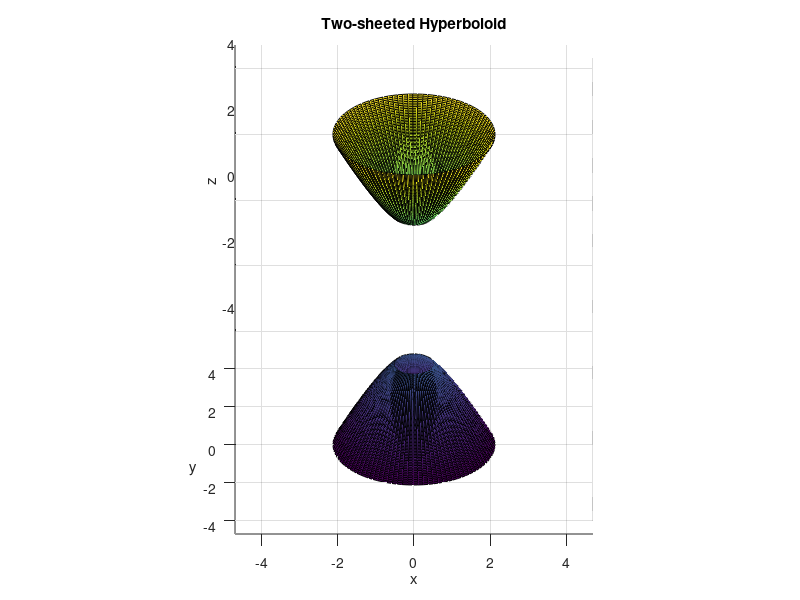

The MATLAB source for this figure:
a = 1; b = 1; c = 2;
u = linspace(0, 2*pi, 100);
v = linspace(0.5, 1.5, 100);
[u, v] = meshgrid(u, v);
% شاخه بالا
x1 = a * sinh(v) .* cos(u);
y1 = b * sinh(v) .* sin(u);
z1 = c * cosh(v);
% شاخه پایینی (علامت منفی در z)
x2 = x1;
y2 = y1;
z2 = -z1;
% رسم هر دو شاخه
surf(x1, y1, z1)
hold on
surf(x2, y2, z2)
hold off

axis equal
xlabel('x'), ylabel('y'), zlabel('z')
title('Two-sheeted Hyperboloid')

for az = 0:1:360
  view(az, 30);
  pause(0.01);
end
